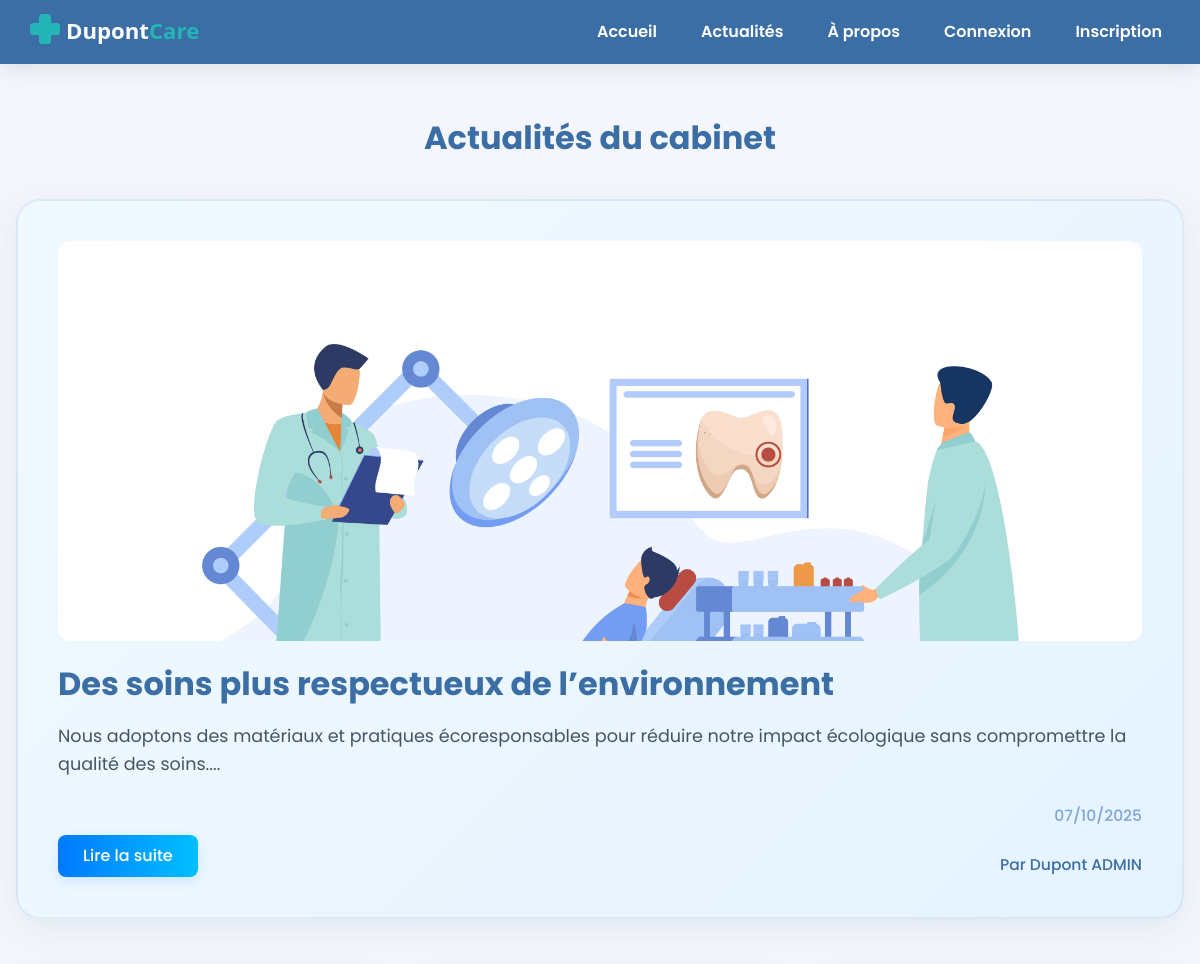
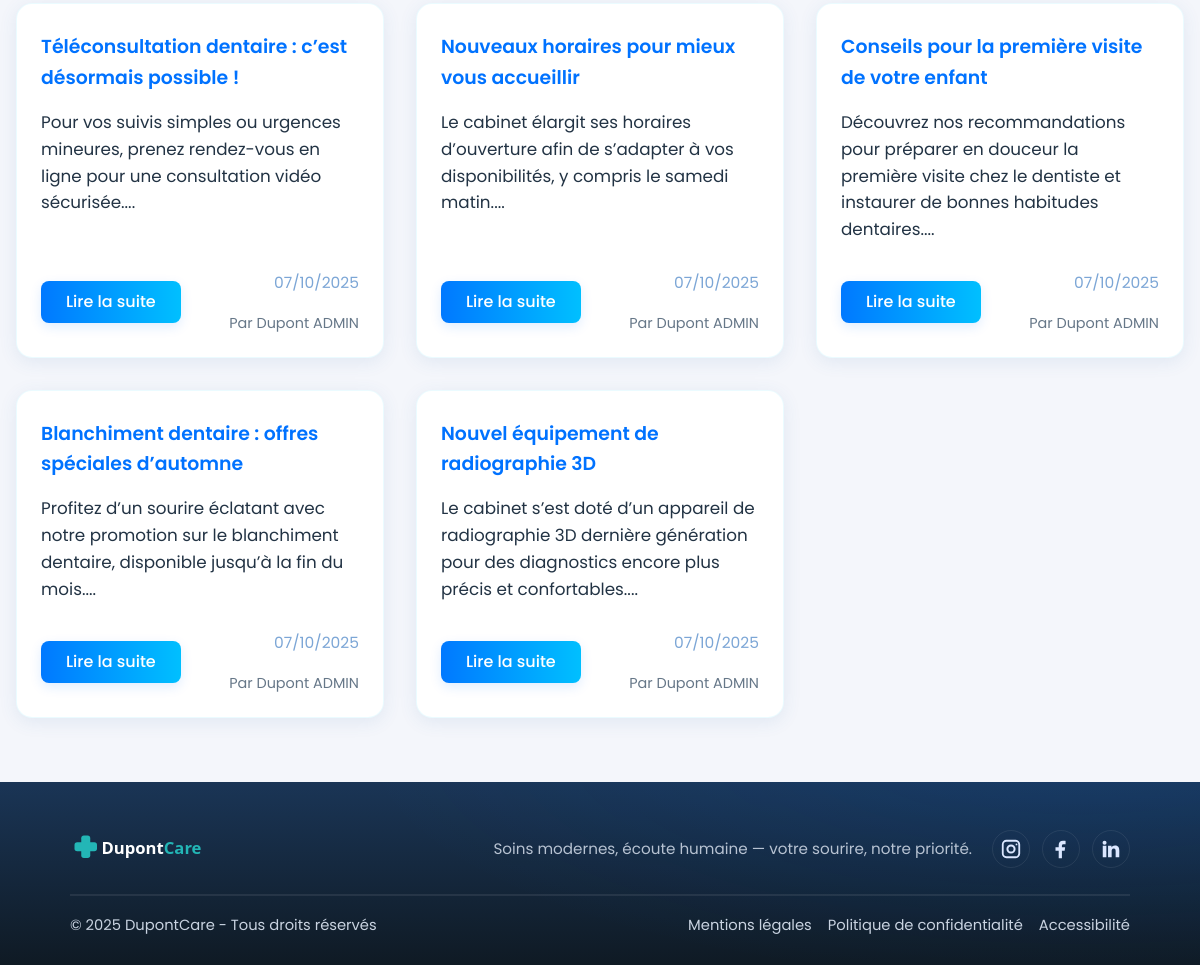
Page /index.php?page=actus on the committed database (2 pictures, top to bottom).
### tables this page shows
CREATE TABLE `actualite` (
  `id` int(10) UNSIGNED NOT NULL,
  `auteur_id` int(10) UNSIGNED NOT NULL,
  `titre` varchar(200) NOT NULL,
  `contenu` mediumtext NOT NULL,
  `date_publication` datetime DEFAULT NULL,
  `statut` enum('BROUILLON','PUBLIE','ARCHIVE') NOT NULL DEFAULT 'BROUILLON',
  `image` varchar(255) DEFAULT NULL
);

CREATE TABLE `utilisateur` (
  `id` int(10) UNSIGNED NOT NULL,
  `role` enum('PATIENT','MEDECIN','SECRETAIRE') NOT NULL,
  `nom` varchar(100) NOT NULL,
  `prenom` varchar(100) NOT NULL,
  `email` varchar(190) NOT NULL,
  `telephone` varchar(30) DEFAULT NULL,
  `avatar` varchar(255) DEFAULT NULL,
  `password_hash` varchar(255) NOT NULL,
  `date_inscription` datetime NOT NULL DEFAULT current_timestamp(),
  `date_naissance` date DEFAULT NULL
);

### app/controllers/ActusController.php (called while the page is built, shortened)
<?php
class ActusController {
    private $actuModel;
    public function __construct() {
        $this->actuModel = new ActuModel();
    }
    public function index() {
    $actus = $this->actuModel->getAllActus();
    require_once 'app/views/actu/actu.php';
    }
}

### app/core/App.php (called while the page is built, shortened)
<?php
class App {
    public function run() {
        $action = $_GET['action'] ?? 'index';
        $method = $action;
        $params = [];
        try {
            $controller = new $controllerClass();
            call_user_func_array([$controller, $method], $params);
        } catch (\Exception $e) {
            error_log("Exception détaillée: " . $e->getMessage());
            error_log("Fichier: " . $e->getFile() . " ligne " . $e->getLine());
            error_log("Stack trace: " . $e->getTraceAsString());
            http_response_code(404);
            include __DIR__ . '/../views/error/404.php';
        }
    }
}

### index.php (called while the page is built, shortened)
<?php
spl_autoload_register(function ($class) {
    $path = __DIR__ . '/' . str_replace('\\', '/', $class) . '.php';
});
$app = new App();
$app->run();

### app/core/Model.php (called while the page is built, shortened)
<?php
abstract class Model {
    public function __construct() {
        $this->db = Database::getInstance();
    }
}

### app/models/database.php (called while the page is built, shortened)
<?php
class Database {
    private static $instance = null;
    private $connection;
    private function __construct() {
        $host = 'localhost';
        $dbname = 'bdd_dupont';
        $user = 'root';
        $pass = '';
        $options = [
            PDO::ATTR_ERRMODE => PDO::ERRMODE_EXCEPTION,
            PDO::ATTR_DEFAULT_FETCH_MODE => PDO::FETCH_ASSOC,
            PDO::MYSQL_ATTR_INIT_COMMAND => 'SET NAMES utf8mb4'
        ];
        try {
            $this->connection = new PDO(
                "mysql:host=$host;dbname=$dbname",
                $user,
                $pass,
                $options
            );
        } catch (PDOException $e) {
            die('Erreur connexion BDD : ' . $e->getMessage());
        }
    }
    public function prepare($sql) {
        return $this->connection->prepare($sql);
    }
    public static function getInstance() {
        if (self::$instance === null) {
            self::$instance = new self();
        }
        return self::$instance;
    }
}

### app/models/ActuModel.php (called while the page is built, shortened)
<?php
class ActuModel extends Model {
    public function getAllActus($limit = null) {
        $sql = "SELECT a.*, u.nom as auteur_nom, u.prenom as auteur_prenom
                FROM actualite a
                JOIN utilisateur u ON a.auteur_id = u.id
                WHERE a.statut = 'PUBLIE'
                ORDER BY a.date_publication DESC";
        if ($limit) {
            $sql .= " LIMIT ?";
            $stmt = $this->db->prepare($sql);
            $stmt->execute([$limit]);
        } else {
            $stmt = $this->db->prepare($sql);
            $stmt->execute();
        }
        return $stmt->fetchAll();
    }
}

### app/views/actu/actu.php (the view, shortened to what this page needs)
<?php
include __DIR__ . '/../templates/header.php';
?>
<main>
  <section class="actu-section">
    <h2>Actualités du cabinet</h2>
    <div class="actu-container">
      <?php if (empty($actus)): ?>
        <p class="no-actus">Aucune actualité n'est disponible pour le moment.</p>
      <?php else: ?>
        <?php
        $latestActu = array_shift($actus);
        ?>
        <article class="actu-featured">
          <div class="actu-featured-content">
            <?php if (!empty($latestActu['image'])): ?>
              <div class="actu-featured-image">
                <img src="/cabinetdupont/public/uploads/<?php echo htmlspecialchars($latestActu['image']); ?>" alt="Image de l'actualité">
              </div>
            <?php else: ?>
              <?php error_log("Pas d'image trouvée dans latestActu : " . print_r($latestActu, true)); ?>
            <?php endif; ?>
            <h3><?php echo htmlspecialchars($latestActu['titre']); ?></h3>
            <p><?php echo htmlspecialchars(substr(strip_tags($latestActu['contenu']), 0, 400)) . '...'; ?></p>
            <div class="actu-footer">
              <a href="index.php?page=actus&action=show&id=<?php echo $latestActu['id']; ?>" class="btn btn-primary">Lire la suite</a>
              <div class="actu-meta">
                <span class="actu-date"><?php echo date('d/m/Y', strtotime($latestActu['date_publication'])); ?></span>
                <span class="actu-author">Par <?php echo htmlspecialchars($latestActu['auteur_prenom'] . ' ' . $latestActu['auteur_nom']); ?></span>
              </div>
            </div>
          </div>
        </article>
        <div class="actu-list">
          <?php foreach ($actus as $actu): ?>
            <article class="actu-card">
              <h3><?php echo htmlspecialchars($actu['titre']); ?></h3>
              <p><?php echo htmlspecialchars(substr(strip_tags($actu['contenu']), 0, 200)) . '...'; ?></p>
              <div class="actu-footer">
                <a href="index.php?page=actus&action=show&id=<?php echo $actu['id']; ?>" class="btn btn-primary">Lire la suite</a>
                <div class="actu-meta">
                  <span class="actu-date"><?php echo date('d/m/Y', strtotime($actu['date_publication'])); ?></span>
                  <span class="actu-author">Par <?php echo htmlspecialchars($actu['auteur_prenom'] . ' ' . $actu['auteur_nom']); ?></span>
                </div>
              </div>
            </article>
          <?php endforeach; ?>
      <?php endif; ?>
    </div>
  </section>
</main>
<?php
include __DIR__ . '/../templates/footer.php';
?>

### rows in the picture
actualite: image (picture), titre "Des soins plus respectueux de l’environnement", contenu "Nous adoptons des matériaux et pratiques écoresponsables pour réduire notre impact écologique sans compromettre la qualité des soins.", date_publication "07/10/2025"
utilisateur: prenom+nom "Dupont ADMIN"
actualite: titre "Téléconsultation dentaire : c’est désormais possible !", contenu "Pour vos suivis simples ou urgences mineures, prenez rendez-vous en ligne pour une consultation vidéo sécurisée.", date_publication "07/10/2025", auteur.nom "Dupont ADMIN"
actualite: titre "Nouveaux horaires pour mieux vous accueillir", contenu "Le cabinet élargit ses horaires d’ouverture afin de s’adapter à vos disponibilités, y compris le samedi matin.", date_publication "07/10/2025", auteur.nom "Dupont ADMIN"
actualite: titre "Conseils pour la première visite de votre enfant", contenu "Découvrez nos recommandations pour préparer en douceur la première visite chez le dentiste et instaurer de bonnes habitudes dentaires.", date_publication "07/10/2025", auteur.nom "Dupont ADMIN"
actualite: titre "Blanchiment dentaire : offres spéciales d’automne", contenu "Profitez d’un sourire éclatant avec notre promotion sur le blanchiment dentaire, disponible jusqu’à la fin du mois.", date_publication "07/10/2025", auteur.nom "Dupont ADMIN"
actualite: titre "Nouvel équipement de radiographie 3D", contenu "Le cabinet s’est doté d’un appareil de radiographie 3D dernière génération pour des diagnostics encore plus précis et confortables.", date_publication "07/10/2025", auteur.nom "Dupont ADMIN"
